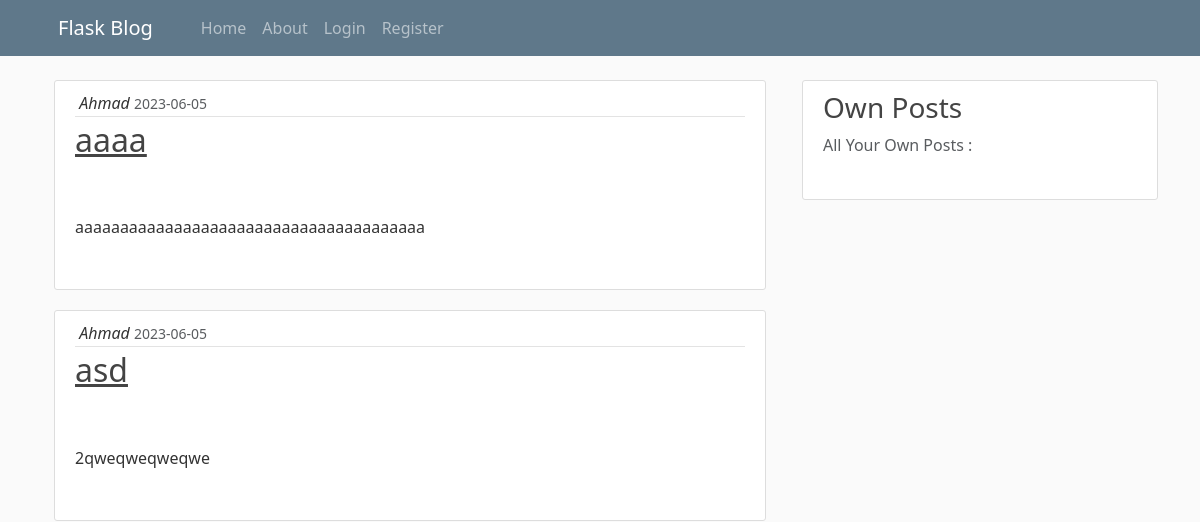
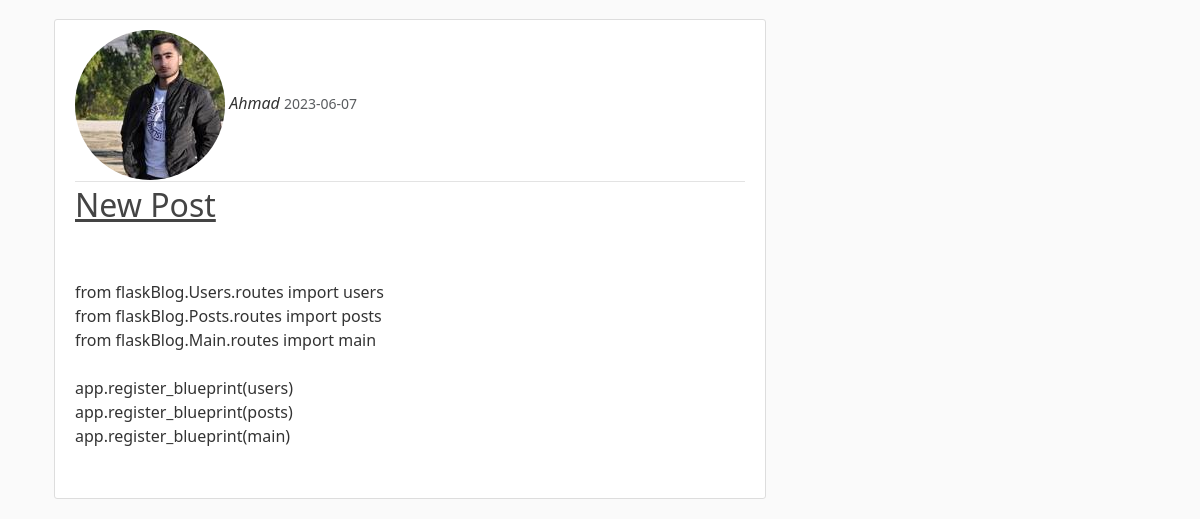
Before: / with the older database file (2 pictures, top to bottom).
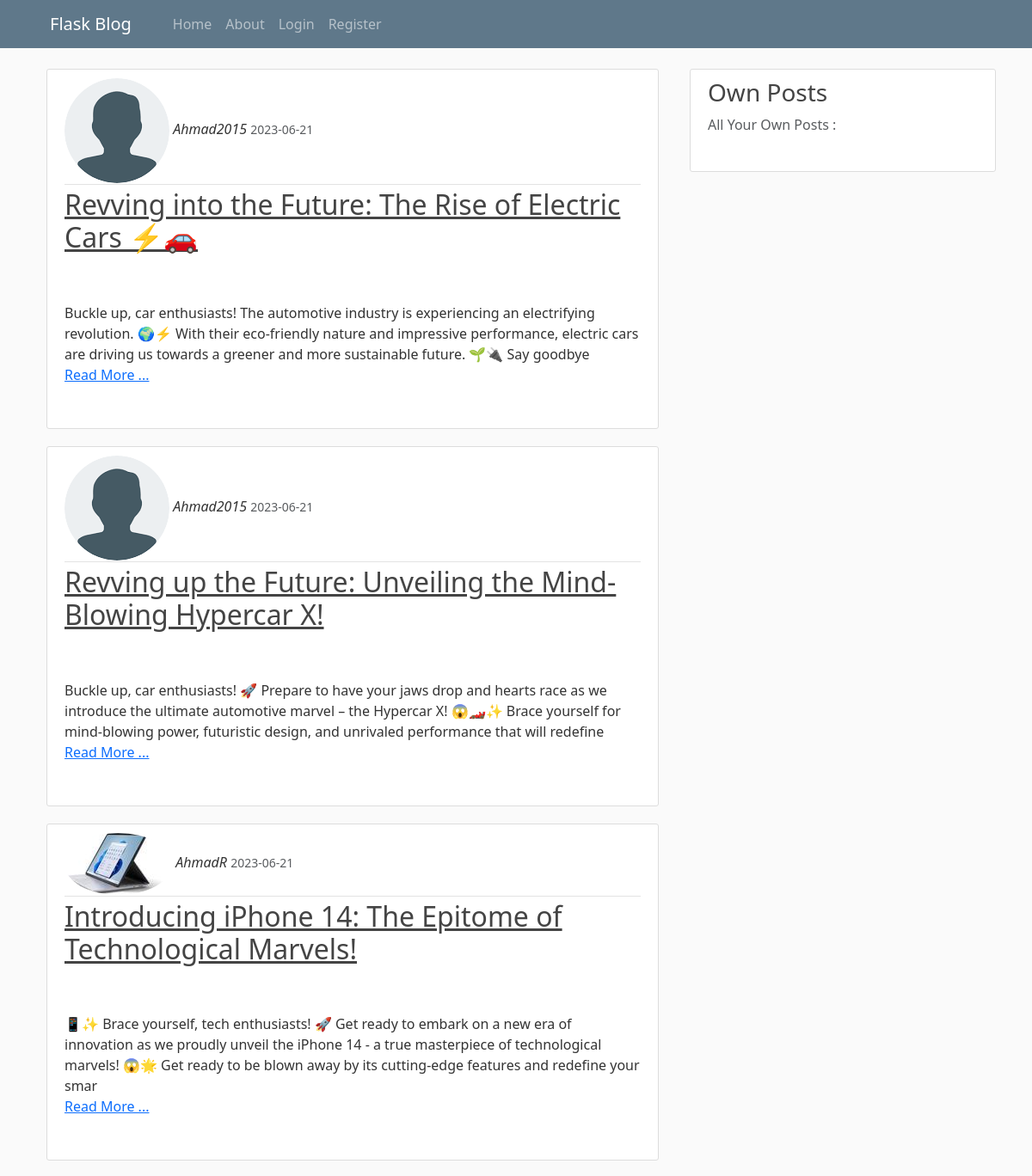
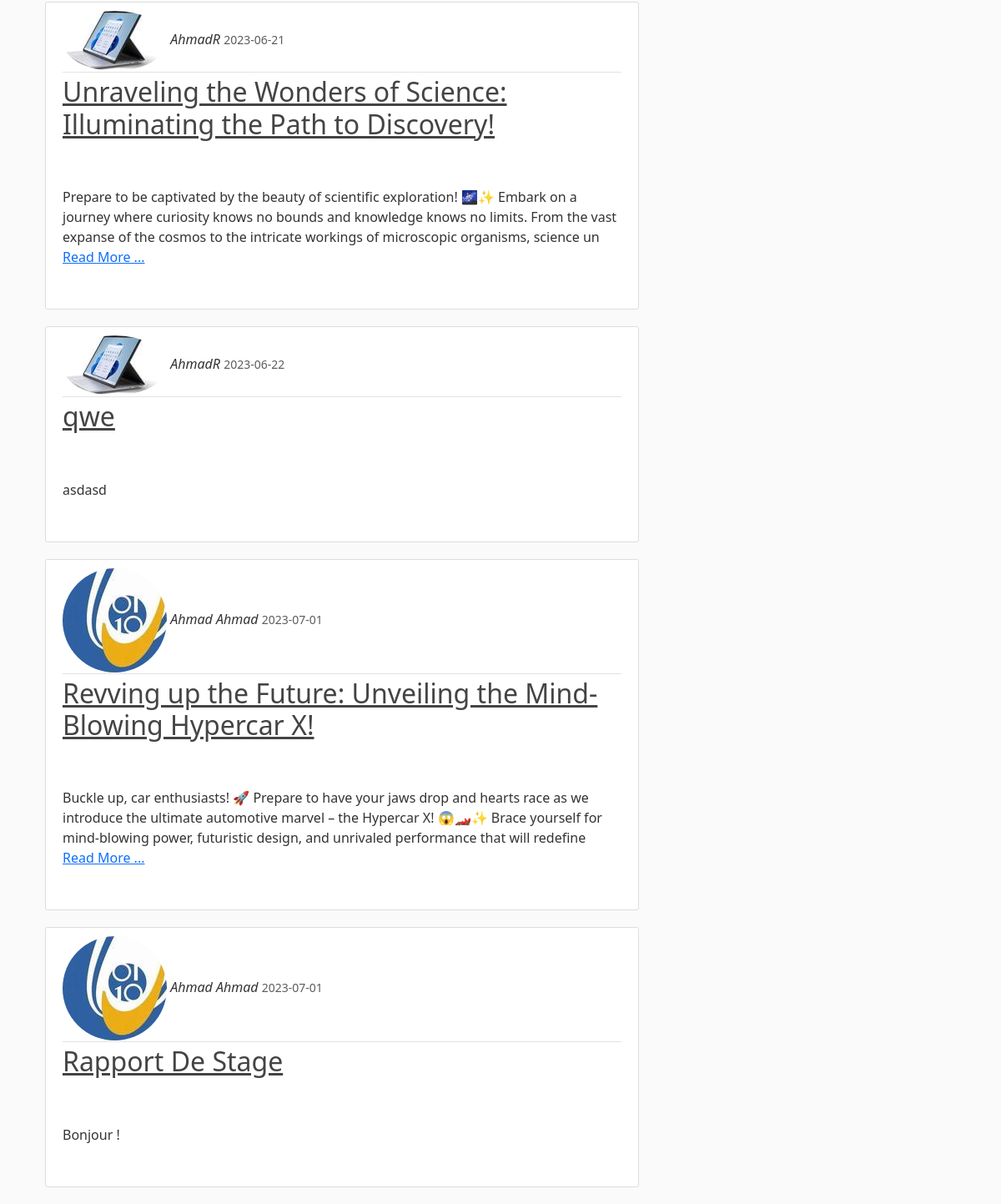
After: the same page with the newer database file (2 pictures, top to bottom).
### flaskBlog/models.py (models this page shows, shortened)
class Post(db.Model):
    id = db.Column(db.Integer , primary_key=True)
    title = db.Column(db.String(50) , nullable=False)
    date_posted = db.Column(db.DateTime , nullable = False , default = datetime.utcnow)
    content = db.Column(db.Text , nullable = False)
    user_id = db.Column(db.Integer , db.ForeignKey('user.id') , nullable=False)#user table

class User(db.Model , UserMixin):
    id = db.Column(db.Integer , primary_key=True)
    username = db.Column(db.String(20) , unique=True , nullable=False)
    email = db.Column(db.String(100) , unique=True , nullable=False)
    image_file = db.Column(db.String(20) , nullable=False , default='default.png')
    password = db.Column(db.String(60) , nullable=False)
    posts = db.relationship('Post' , backref='author' , lazy=True)#lazy=true means that sql will load data in one go

### flaskBlog/Main/routes.py (the view)
@main.route("/")
def hello_world():
    posts = Post.query.all()
    if current_user.is_authenticated:
        own_posts = Post.query.filter_by(user_id = current_user.id)
    else:
        own_posts = {}
    return render_template('home.html' , posts=posts , own_posts=own_posts)

### flaskBlog/templates/home.html
{%extends "layout.html"%}
{%block content%}
<div class="container" >
            {%for post in posts%}
                <article class="media content-section">
                    <div class="media-body">
                    <div class="article-metadata">
                        <img class="rounded-circle article-image" src="{{ url_for('static' , filename='images/' + post.author.image_file) }}" alt="">
                        <i class="mr-2" href="#">{{ post.author.username }}</i>
                        <small class="text-muted">{{ post.date_posted.strftime('%Y-%m-%d') }}</small>
                    </div>
                    <h2><a class="article-title" href="{{ url_for('posts.post' , post_id = post.id) }}">{{ post.title }}</a></h2>
                    <p class="article-content">
                        {% if post.content |length >250 %}
                            {{ post.content[:250] }}
                        <a href="{{ url_for('posts.post' , post_id = post.id) }}">Read More ...</a>
                        {%else%}
                            {{ post.content }}
                        {% endif %}
                    </p>
                    </div>
                </article>
            {%endfor%}
</div>
{%endblock%}

### flaskBlog/templates/layout.html (shortened to what this page needs)
<!DOCTYPE html>
<html lang="en">
<head>
    <link rel="stylesheet" href="https://cdn.jsdelivr.net/npm/bootstrap@5.3.0/dist/css/bootstrap.rtl.min.css">
    <link rel="stylesheet" href={{url_for('static' , filename="main.css")}}>
</head>
<body>
    <nav class="navbar navbar-expand-md navbar-dark bg-steel fixed-top">
        <div class="container">
          <a class="navbar-brand mr-4" href="/">Flask Blog</a>
          <div class="collapse navbar-collapse" id="navbarNav">
            <div class="navbar-nav mr-auto">
              <ul class="navbar-nav mr-auto">
                <li><a class="nav-item nav-link" href="/">Home</a></li>
                <li><a class="nav-item nav-link" href="/about">About</a></li>
              </ul>
            </div>
            <div class="navbar-nav">
              {% if current_user.is_authenticated :%}
                <ul class="navbar-nav">
                  <li class="nav-item budget"><a class="nav-item nav-link" href="{{ url_for('users.logout') }}">Logout</a></li>
                  <a class="nav-item nav-link" href="{{ url_for('users.account') }}">Account</a>
                  <a class="nav-item nav-link" href="{{ url_for('posts.newPost') }}">New Post</a>
                </ul>
              {% else %}
                <a class="nav-item nav-link" href="{{ url_for('users.login') }}">Login</a>
                <a class="naitem nav-link" href="{{ url_for('users.register') }}">Register</a>
              {% endif %}
            </div>
          </div>
        </div>
      </nav>
      <main role="main" class="container">
        <div class="row">
          <div class="col-md-8">
            {% block content %}{% endblock %}
          </div>
          <div class="col-md-4">
            <div class="content-section">
              <h3>Own Posts</h3>
              <p class='text-muted'>All Your Own Posts :
              </p>
            </div>
          </div>
        </div>
      </main>
</body>
</html>

### flaskBlog/static/main.css (style rules this page uses)
body { background: #fafafa; color: #333333; margin-top: 5rem; }
h1, h2, h3, h4, h5, h6 { color: #444444; }
.bg-steel { background-color: #5f788a; }
.content-section { background: #ffffff; padding: 10px 20px; border: 1px solid #dddddd; border-radius: 3px; margin-bottom: 20px; }
.article-title { color: #444444; }
.article-content { white-space: pre-line; }
.article-metadata { padding-bottom: 1px; margin-bottom: 4px; border-bottom: 1px solid #e3e3e3 }

Changed rows visible on the page:
removed Post: author.username "Ahmad", date_posted "2023-06-05", title "aaaa", content "aaaaaaaaaaaaaaaaaaaaaaaaaaaaaaaaaaaaaaa"
removed Post: author.username "Ahmad", date_posted "2023-06-05", title "asd", content "2qweqweqweqwe"
removed Post: image_file (picture), author.username "Ahmad", date_posted "2023-06-07", title "New Post", content "from flaskBlog.Users.routes import users from flaskBlog.Posts.routes import posts from flaskBlog.Main.routes import main app.register_blueprint(users) app.register_blueprint(posts) app.register_blueprint(main)"
added Post: image_file (picture), author.username "Ahmad2015", date_posted "2023-06-21", title "Revving into the Future: The Rise of Electric Cars ⚡️🚗", content "Buckle up, car enthusiasts! The automotive industry is experiencing an electrifying revolution. 🌍⚡️ With their eco-friendly nature and impressive performance, electric cars are driving us towards a greener and more sustainable future. 🌱🔌 Say goodbye"
added Post: image_file (picture), author.username "Ahmad2015", date_posted "2023-06-21", title "Revving up the Future: Unveiling the Mind-Blowing Hypercar X!", content "Buckle up, car enthusiasts! 🚀 Prepare to have your jaws drop and hearts race as we introduce the ultimate automotive marvel – the Hypercar X! 😱🏎️✨ Brace yourself for mind-blowing power, futuristic design, and unrivaled performance that will redefine"
added Post: image_file (picture), author.username "AhmadR", date_posted "2023-06-21", title "Introducing iPhone 14: The Epitome of Technological Marvels!", content "📱✨ Brace yourself, tech enthusiasts! 🚀 Get ready to embark on a new era of innovation as we proudly unveil the iPhone 14 - a true masterpiece of technological marvels! 😱🌟 Get ready to be blown away by its cutting-edge features and redefine your smar"
added Post: image_file (picture), author.username "AhmadR", date_posted "2023-06-21", title "Unraveling the Wonders of Science: Illuminating the Path to Discovery!", content "Prepare to be captivated by the beauty of scientific exploration! 🌌✨ Embark on a journey where curiosity knows no bounds and knowledge knows no limits. From the vast expanse of the cosmos to the intricate workings of microscopic organisms, science un"
added Post: image_file (picture), author.username "AhmadR", date_posted "2023-06-22", title "qwe", content "asdasd"
added Post: image_file (picture), author.username "Ahmad Ahmad", date_posted "2023-07-01", title "Revving up the Future: Unveiling the Mind-Blowing Hypercar X!", content "Buckle up, car enthusiasts! 🚀 Prepare to have your jaws drop and hearts race as we introduce the ultimate automotive marvel – the Hypercar X! 😱🏎️✨ Brace yourself for mind-blowing power, futuristic design, and unrivaled performance that will redefine"
added Post: image_file (picture), author.username "Ahmad Ahmad", date_posted "2023-07-01", title "Rapport De Stage", content "Bonjour !"
